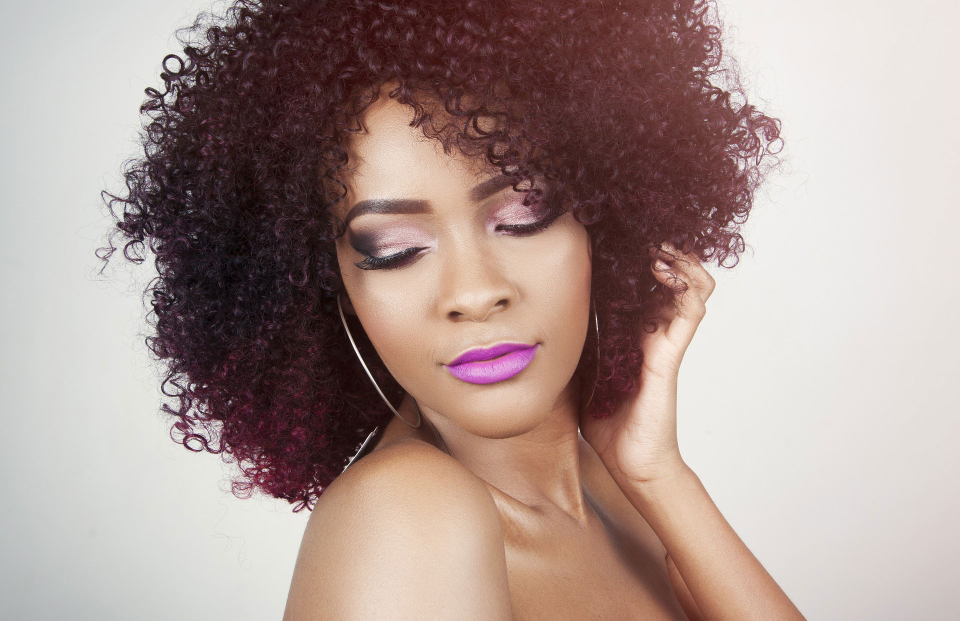
#> input picture Download/pretty-gh-pages/images/bg_1.jpg, 1920 x 1241 px (shown at 1/2 size)
$ python -i utils.py   (imports and definitions only)
#> lines starting #> are read from the running program, lines starting #| are printed output that depends on the picture
from pathlib import Path
import math
import logging

import cv2
import numpy as np
from PIL import Image, ImageEnhance

try:
    import mediapipe as mp
except Exception:
    mp = None


logger = logging.getLogger(__name__)

FINGER_TIPS = {
    "thumb": 4,
    "index": 8,
    "middle": 12,
    "ring": 16,
    "pinky": 20,
}

FINGER_DIPS = {
    "thumb": 3,
    "index": 7,
    "middle": 11,
    "ring": 15,
    "pinky": 19,
}

FINGER_BASES = {
    "thumb": 2,
    "index": 5,
    "middle": 9,
    "ring": 13,
    "pinky": 17,
}

FINGER_OVERLAY_RULES = {
    "thumb": {
        "width_multiplier": 0.92,
        "height_multiplier": 0.78,
        "center_x_shift": -2,
        "center_y_shift": -4,
        "angle_shift": -12,
        "angle_min": -155,
        "angle_max": -20,
    },
    "index": {
        "width_multiplier": 2,
        "height_multiplier": 0.76,
        "center_x_shift": 0,
        "center_y_shift": -3,
        "angle_shift": 0,
        "angle_min": -120,
        "angle_max": 20,
    },
    "middle": {
        "width_multiplier": 0.90,
        "height_multiplier": 0.78,
        "center_x_shift": 0,
        "center_y_shift": -3,
        "angle_shift": 0,
        "angle_min": -120,
        "angle_max": 20,
    },
    "ring": {
        "width_multiplier": 0.88,
        "height_multiplier": 0.76,
        "center_x_shift": 0,
        "center_y_shift": -3,
        "angle_shift": 2,
        "angle_min": -120,
        "angle_max": 30,
    },
    "pinky": {
        "width_multiplier": 0.82,
        "height_multiplier": 0.72,
        "center_x_shift": 1,
        "center_y_shift": -4,
        "angle_shift": -10,
        "angle_min": -110,
        "angle_max": 35,
    },
}

# Спрайтът е „легнал“ на 90° спрямо нокътната ос в текущите ти примери.
SPRITE_BASE_ANGLE_OFFSET = 90

# Глобален скейл за всички нокти (1.0 = без промяна)
GLOBAL_NAIL_WIDTH_SCALE = 2.15
GLOBAL_NAIL_HEIGHT_SCALE = 1.50
GLOBAL_NAIL_Y_SHIFT = -6  # отрицателно = нагоре


# [27 lines left out: functions _resize_image_to_fit, is_mediapipe_available, not called in this run]


def _get_mediapipe_solutions():
    if mp is None:
        raise ImportError("MediaPipe не е наличен.")

    try:
        return mp.solutions.hands, mp.solutions.drawing_utils
    except Exception as exc:
        raise ImportError("Не може да се зареди MediaPipe Hands API.") from exc


def _load_image_rgb(image_path):
    with Image.open(image_path) as img:
#> img is the input picture: PIL image 1920x1241 RGB; mean R, G, B 170.4, 150.7, 145.3
        return np.array(img.convert("RGB"))


def _preprocess_for_mediapipe(image_rgb):
    pil_image = Image.fromarray(image_rgb)
    pil_image = ImageEnhance.Contrast(pil_image).enhance(1.25)
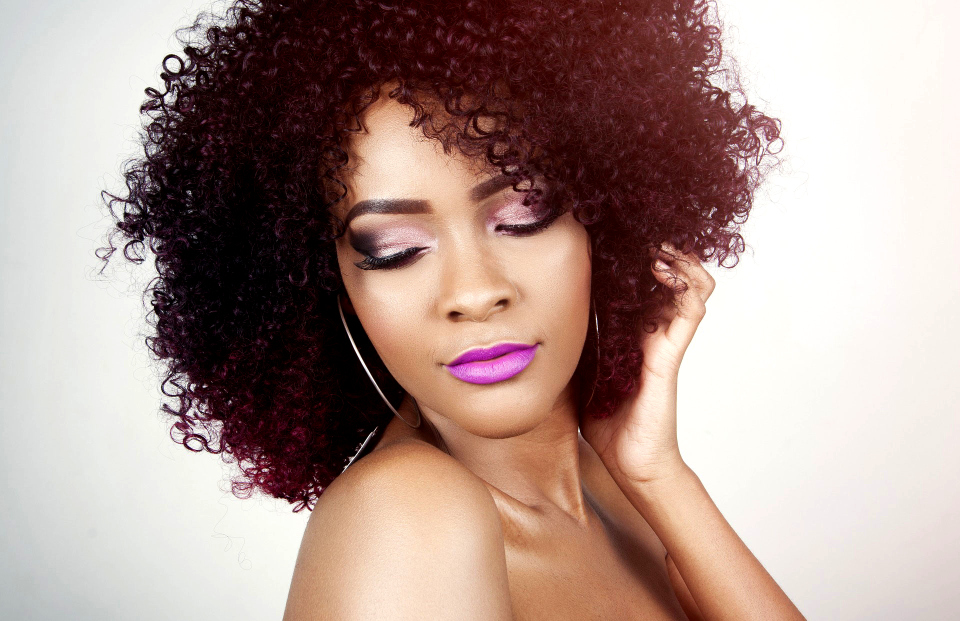
#> pil_image: PIL image 1920x1241 RGB (shown at 1/2 size); mean R, G, B 173.3, 150.4, 143.5
    pil_image = ImageEnhance.Sharpness(pil_image).enhance(1.15)
    return np.array(pil_image)


def detect_hand_landmarks(image_path, output_path=None):
    try:
        mp_hands, mp_drawing = _get_mediapipe_solutions()
    except ImportError:
        logger.info("MediaPipe не е наличен.")
        return {"found": False, "landmarks": None, "output_path": None}

    image_rgb = _load_image_rgb(image_path)
    image_rgb = _preprocess_for_mediapipe(image_rgb)

    logger.info("MediaPipe detection start for: %s", image_path)

#> (the run stopped early here; a loop or call above may not have finished)

$ run again, on Download/pretty-gh-pages/images/bg_2.jpg
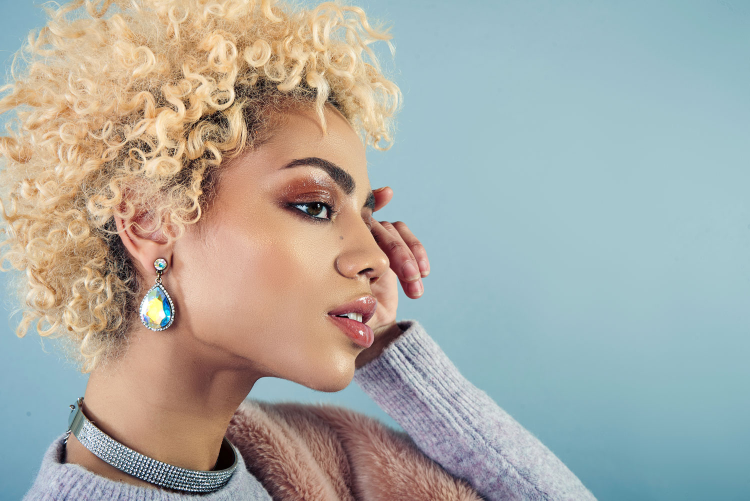
#> input picture Download/pretty-gh-pages/images/bg_2.jpg, 1500 x 1001 px (shown at 1/2 size)
#> in _load_image_rgb, img is the input picture: PIL image 1500x1001 RGB; mean R, G, B 169.2, 170.2, 163.6
#> in _preprocess_for_mediapipe, `pil_image = ImageEnhance.Contrast(pil_image).enhance(1.25)`:
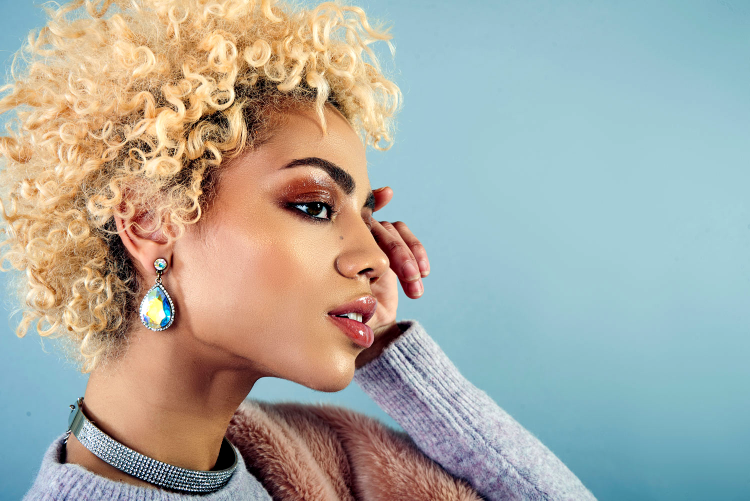
#> pil_image: PIL image 1500x1001 RGB (shown at 1/2 size); mean R, G, B 168.9, 170.3, 162

$ run again, on Download/pretty-gh-pages/images/bg_3.jpg
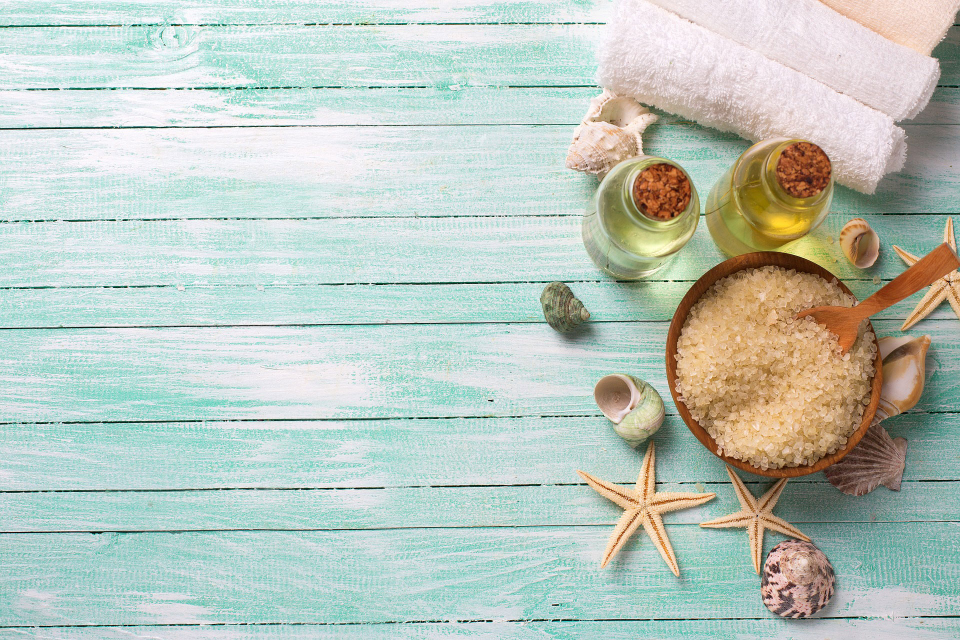
#> input picture Download/pretty-gh-pages/images/bg_3.jpg, 1920 x 1280 px (shown at 1/2 size)
#> in _load_image_rgb, img is the input picture: PIL image 1920x1280 RGB; mean R, G, B 187.5, 199.3, 190.3
#> in _preprocess_for_mediapipe, `pil_image = ImageEnhance.Contrast(pil_image).enhance(1.25)`:
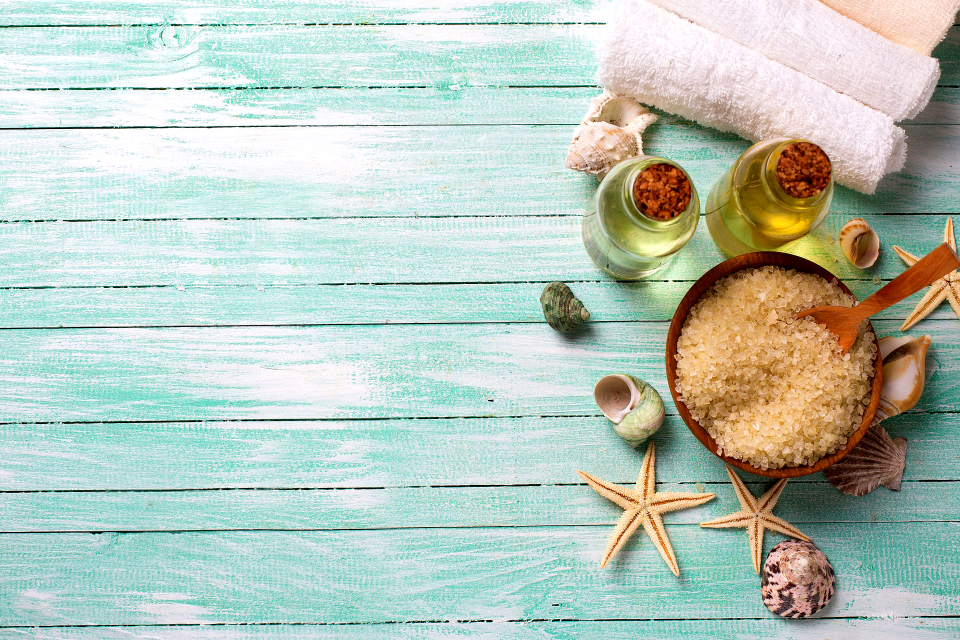
#> pil_image: PIL image 1920x1280 RGB (shown at 1/2 size); mean R, G, B 185.2, 199.8, 188.8

$ run again, on Download/pretty-gh-pages/images/bg_4.jpg
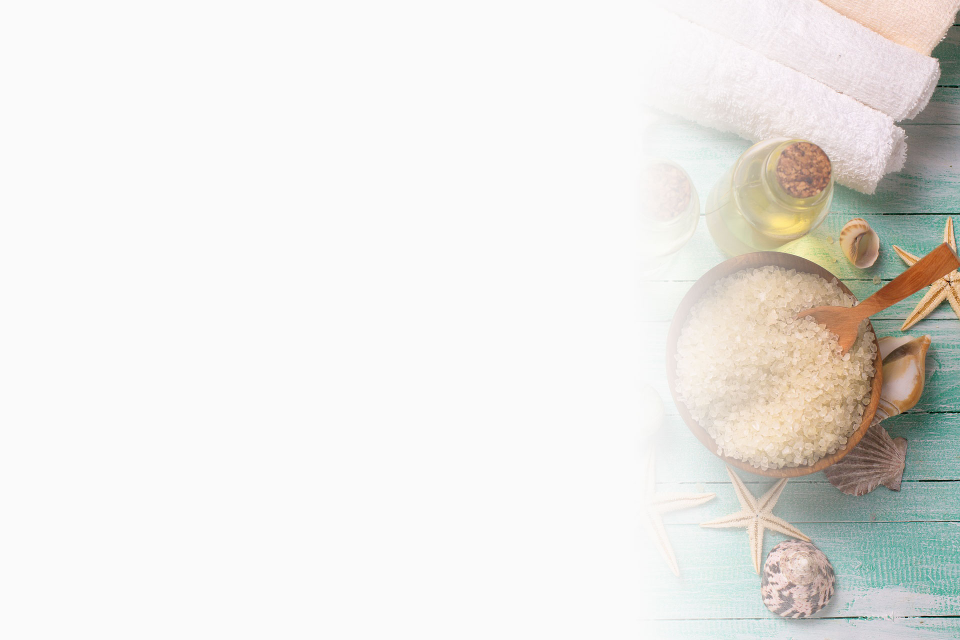
#> input picture Download/pretty-gh-pages/images/bg_4.jpg, 1920 x 1280 px (shown at 1/2 size)
#> in _load_image_rgb, img is the input picture: PIL image 1920x1280 RGB; mean R, G, B 233.4, 231.8, 228.4
#> in _preprocess_for_mediapipe, `pil_image = ImageEnhance.Contrast(pil_image).enhance(1.25)`:
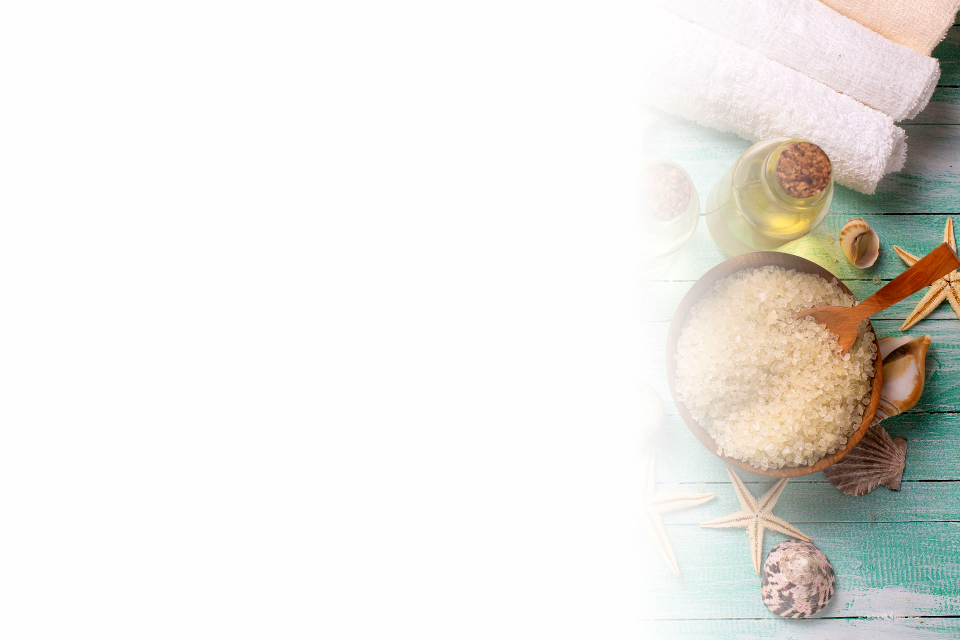
#> pil_image: PIL image 1920x1280 RGB (shown at 1/2 size); mean R, G, B 233.4, 231.4, 227.1
